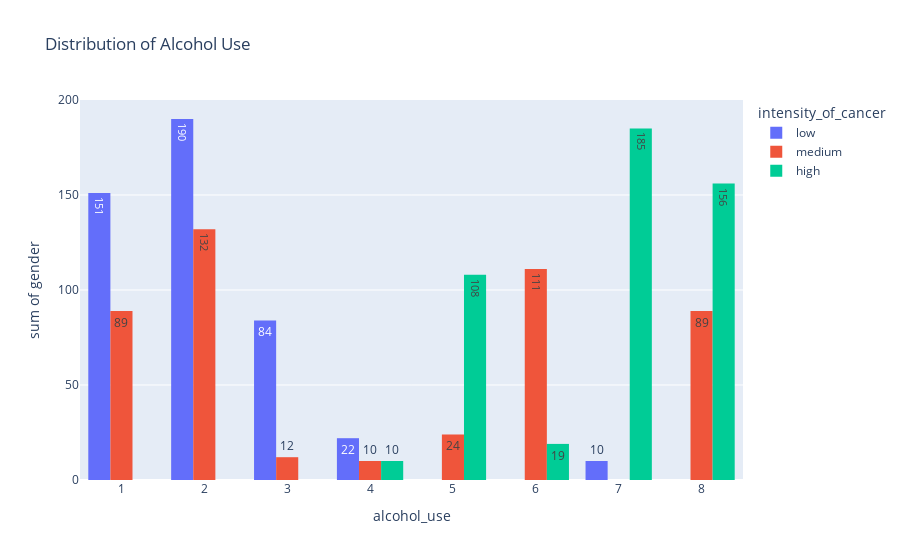

The notebook cell this image was saved under:
### Code cell
#Distribution of Alcohol Use
fig = px.histogram(lung_cancer, x = 'alcohol_use', y = 'gender', color = 'intensity_of_cancer', barmode = 'group', nbins = 10, title = 'Distribution of Alcohol Use', text_auto = True)
fig.show()

### Figure 1 — Plotly figure (JSON) as saved in the notebook; plotly's stock layout.template omitted (floating-point values rounded to 4 significant figures; data arrays with more than 128 entries replaced by an {"elided": "..."} marker saying what was removed)
{"data": [{"alignmentgroup": "True", "bingroup": "x", "histfunc": "sum", "hovertemplate": "intensity_of_cancer=low<br>alcohol_use=%{x}<br>sum of gender=%{y}<extra></extra>", "legendgroup": "low", "marker": {"color": "#636efa", "pattern": {"shape": ""}}, "name": "low", "nbinsx": 10, "offsetgroup": "low", "orientation": "v", "showlegend": true, "texttemplate": "%{value}", "x": {"elided": "303 int values"}, "xaxis": "x", "y": {"elided": "303 int values"}, "yaxis": "y", "type": "histogram"}, {"alignmentgroup": "True", "bingroup": "x", "histfunc": "sum", "hovertemplate": "intensity_of_cancer=medium<br>alcohol_use=%{x}<br>sum of gender=%{y}<extra></extra>", "legendgroup": "medium", "marker": {"color": "#EF553B", "pattern": {"shape": ""}}, "name": "medium", "nbinsx": 10, "offsetgroup": "medium", "orientation": "v", "showlegend": true, "texttemplate": "%{value}", "x": {"elided": "332 int values"}, "xaxis": "x", "y": {"elided": "332 int values"}, "yaxis": "y", "type": "histogram"}, {"alignmentgroup": "True", "bingroup": "x", "histfunc": "sum", "hovertemplate": "intensity_of_cancer=high<br>alcohol_use=%{x}<br>sum of gender=%{y}<extra></extra>", "legendgroup": "high", "marker": {"color": "#00cc96", "pattern": {"shape": ""}}, "name": "high", "nbinsx": 10, "offsetgroup": "high", "orientation": "v", "showlegend": true, "texttemplate": "%{value}", "x": {"elided": "365 int values"}, "xaxis": "x", "y": {"elided": "365 int values"}, "yaxis": "y", "type": "histogram"}], "layout": {"xaxis": {"anchor": "y", "domain": [0.0, 1.0], "title": {"text": "alcohol_use"}}, "yaxis": {"anchor": "x", "domain": [0.0, 1.0], "title": {"text": "sum of gender"}}, "legend": {"title": {"text": "intensity_of_cancer"}, "tracegroupgap": 0}, "title": {"text": "Distribution of Alcohol Use"}, "barmode": "group"}}
